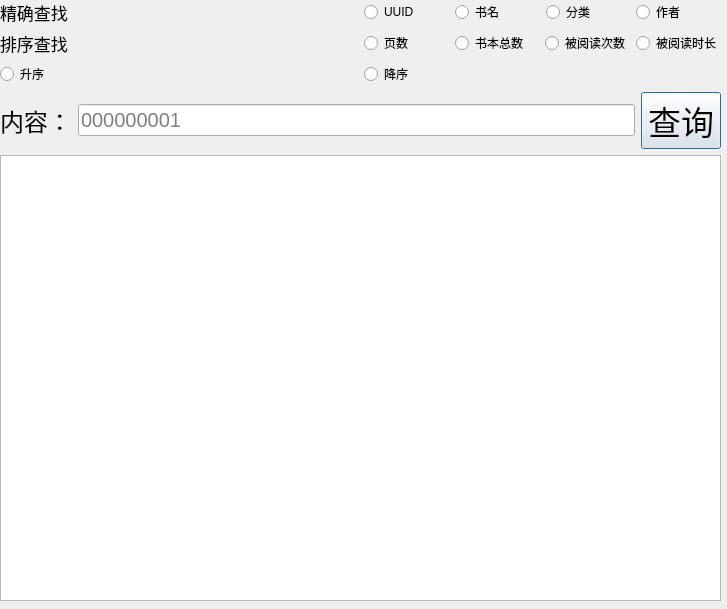
<?xml version="1.0" encoding="UTF-8"?>
<ui version="4.0">
 <class>Dialog</class>
 <widget class="QDialog" name="Dialog">
  <property name="geometry">
   <rect>
    <x>0</x>
    <y>0</y>
    <width>727</width>
    <height>609</height>
   </rect>
  </property>
  <property name="windowTitle">
   <string>Dialog</string>
  </property>
  <widget class="QWidget" name="">
   <property name="geometry">
    <rect>
     <x>0</x>
     <y>0</y>
     <width>721</width>
     <height>601</height>
    </rect>
   </property>
   <layout class="QVBoxLayout" name="verticalLayout_3">
    <item>
     <layout class="QVBoxLayout" name="verticalLayout_2">
      <item>
       <layout class="QHBoxLayout" name="horizontalLayout_4">
        <item>
         <widget class="QLabel" name="label_2">
          <property name="font">
           <font>
            <pointsize>13</pointsize>
           </font>
          </property>
          <property name="text">
           <string>精确查找</string>
          </property>
         </widget>
        </item>
        <item>
         <layout class="QHBoxLayout" name="horizontalLayout_3">
          <item>
           <widget class="QRadioButton" name="uuid_radioButton">
            <property name="text">
             <string>UUID</string>
            </property>
           </widget>
          </item>
          <item>
           <widget class="QRadioButton" name="book_name_radioButton">
            <property name="text">
             <string>书名</string>
            </property>
           </widget>
          </item>
          <item>
           <widget class="QRadioButton" name="sort_radioButton">
            <property name="text">
             <string>分类</string>
            </property>
           </widget>
          </item>
          <item>
           <widget class="QRadioButton" name="writer_radioButton">
            <property name="text">
             <string>作者</string>
            </property>
           </widget>
          </item>
         </layout>
        </item>
       </layout>
      </item>
      <item>
       <layout class="QVBoxLayout" name="verticalLayout">
        <item>
         <layout class="QHBoxLayout" name="horizontalLayout_5">
          <item>
           <widget class="QLabel" name="label_3">
            <property name="font">
             <font>
              <pointsize>13</pointsize>
             </font>
            </property>
            <property name="text">
             <string>排序查找</string>
            </property>
           </widget>
          </item>
          <item>
           <layout class="QHBoxLayout" name="horizontalLayout_2">
            <item>
             <widget class="QRadioButton" name="page_radioButton">
              <property name="text">
               <string>页数</string>
              </property>
             </widget>
            </item>
            <item>
             <widget class="QRadioButton" name="all_book_radioButton">
              <property name="text">
               <string>书本总数</string>
              </property>
             </widget>
            </item>
            <item>
             <widget class="QRadioButton" name="read_count_radioButton">
              <property name="text">
               <string>被阅读次数</string>
              </property>
             </widget>
            </item>
            <item>
             <widget class="QRadioButton" name="read_time_radioButton">
              <property name="text">
               <string>被阅读时长</string>
              </property>
             </widget>
            </item>
           </layout>
          </item>
         </layout>
        </item>
        <item>
         <layout class="QHBoxLayout" name="horizontalLayout">
          <item>
           <widget class="QRadioButton" name="upSORT_radioButton">
            <property name="text">
             <string>升序</string>
            </property>
           </widget>
          </item>
          <item>
           <widget class="QRadioButton" name="downSORT_radioButton">
            <property name="text">
             <string>降序</string>
            </property>
           </widget>
          </item>
         </layout>
        </item>
       </layout>
      </item>
     </layout>
    </item>
    <item>
     <layout class="QHBoxLayout" name="horizontalLayout_6">
      <item>
       <widget class="QLabel" name="label">
        <property name="font">
         <font>
          <family>汉仪文黑-85W</family>
          <pointsize>18</pointsize>
         </font>
        </property>
        <property name="text">
         <string>内容：</string>
        </property>
       </widget>
      </item>
      <item>
       <widget class="QLineEdit" name="find_input">
        <property name="font">
         <font>
          <pointsize>15</pointsize>
         </font>
        </property>
        <property name="text">
         <string/>
        </property>
        <property name="placeholderText">
         <string>000000001</string>
        </property>
       </widget>
      </item>
      <item>
       <widget class="QPushButton" name="find_button">
        <property name="font">
         <font>
          <pointsize>25</pointsize>
         </font>
        </property>
        <property name="text">
         <string>查询</string>
        </property>
       </widget>
      </item>
     </layout>
    </item>
    <item>
     <widget class="QTableWidget" name="tableWidget"/>
    </item>
   </layout>
  </widget>
 </widget>
 <resources/>
 <connections/>
</ui>
